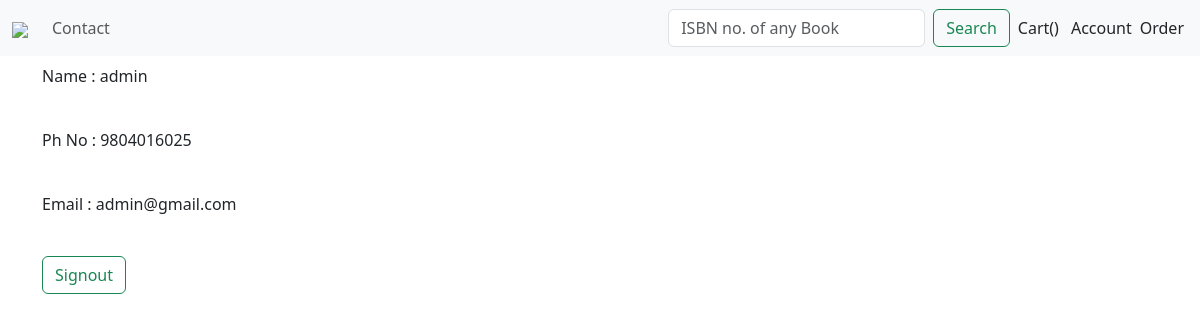
Page /account/ (signed in) on the committed database.
### account/models.py (models this page shows, shortened)
class User(AbstractBaseUser):
    email = models.EmailField(
        verbose_name="Email",
        max_length=255,
        unique=True,
    )
    tc=models.IntegerField(default=0)
    ph=models.CharField(max_length=20)
    name=models.CharField(max_length=200)
    is_active = models.BooleanField(default=False)
    is_admin = models.BooleanField(default=False)
    created_at=models.DateTimeField(auto_now_add=True)
    updated_at=models.DateTimeField(auto_now=True)
    objects = UserManager()
    USERNAME_FIELD = "email"
    REQUIRED_FIELDS = ['name','ph']

### apps/views.py (the view)
# urls.py: path('account/',Account.as_view(),name='account'),
@method_decorator(login_required(login_url='Login'), name='dispatch')
class Account(View):
    def get(self,request):
      email = request.user.email
      name = request.user.name
      ph= request.user.ph
      return render(request, 'account.html', {'email':email, 'name':name,'ph':ph})

### templates/account.html
{% extends 'navbar.html' %}
{% block navbar %}
 <div class="container my-2">
     <p for="name"> Name : {{ name }}</p><br>
     <p for="name">Ph No : {{ph}}</p><br>
     <p for="name">Email : {{email}}</p><br>
     <a class="btn btn-outline-success" href="{% url 'Logout' %}">Signout</a>
 </div>
{% endblock navbar%}

### rows in the picture
User: name "admin", ph "9804016025", email "admin@gmail.com"
